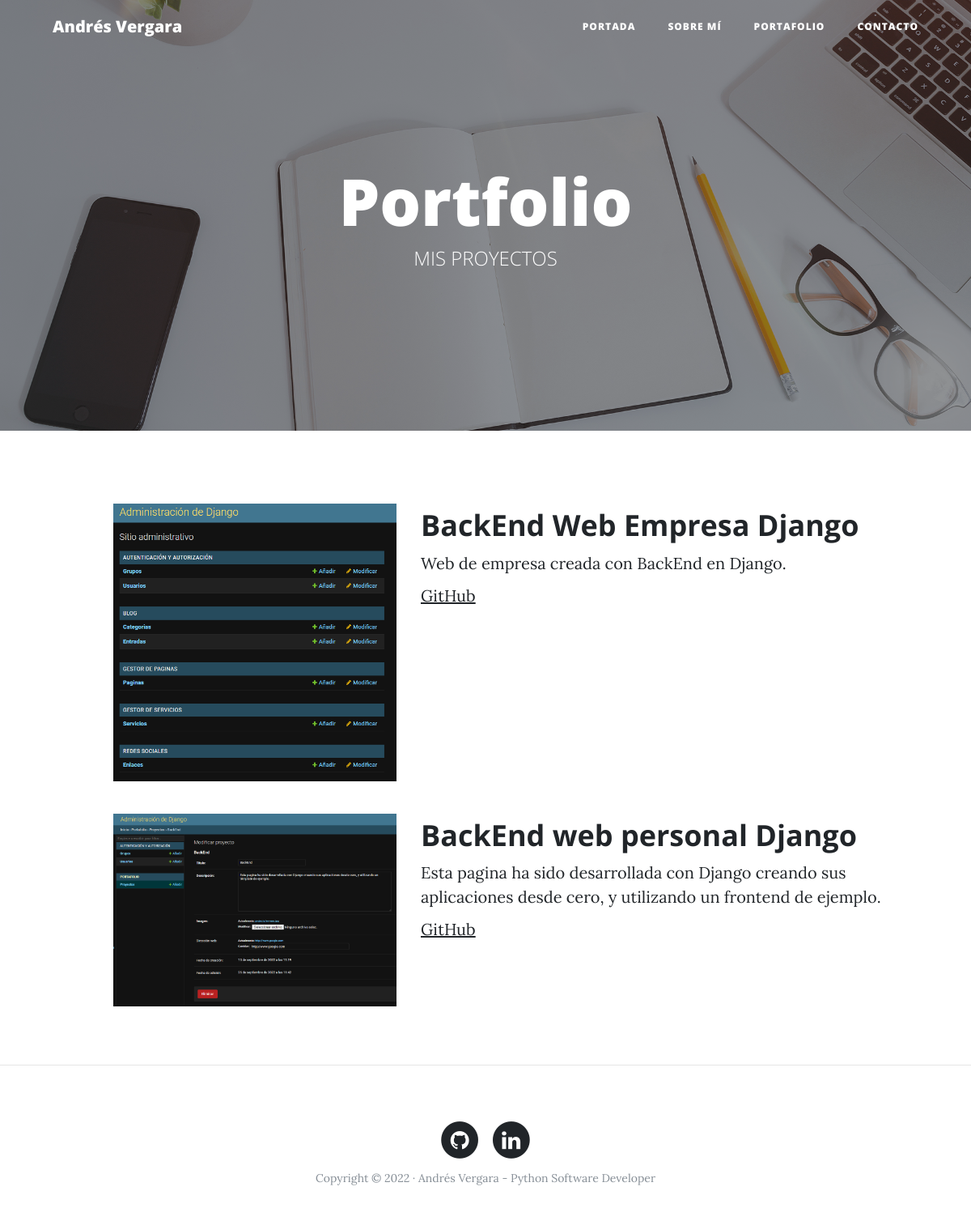
The page /portfolio/ on the database its author committed.
### portfolio/models.py (models this page shows, shortened)
class Project(models.Model):
    title = models.CharField(max_length=200, verbose_name = "titulo")
    description = RichTextField(verbose_name='descripción')
    image = models.ImageField(verbose_name = "imagen", upload_to="projects")
    link = models.URLField(null=True, blank=True, verbose_name = "GitHub")
    created = models.DateTimeField(auto_now_add=True, verbose_name = "fecha de creación")
    updated = models.DateTimeField(auto_now=True, verbose_name = "fecha de edición")
    class Meta:
        verbose_name = "proyecto"
        verbose_name_plural = "proyectos"
        ordering = ["-created"]

### portfolio/views.py (the view)
# urls.py: path('portfolio/', portfolio_views.portfolio, name='portfolio'),
def portfolio(request):
    projects = Project.objects.all()
    return render(request, "portfolio/portfolio.html", {'projects':projects})

### portfolio/templates/portfolio/portfolio.html (shortened to what this page needs)
{% extends 'core/base.html' %}
{% block background %}{% load static %} {% static 'core/img/portfolio-bg.jpg' %}{% endblock %}
{% block headers %}
<h1>Portfolio</h1>
	              <span class="subheading">MIS PROYECTOS</span>
{% endblock %}
{% block content %}
    {% for project in projects%}
        <div class="row project">
            <div class="col-lg-4 col-md-5 offset-lg-1">
                    <img class="img-fluid" src="{{project.image.url}}" alt="">
            </div>
            <div class="col-lg-7 col-md-8">
                <h2 class="section-heading title">{{project.title}}</h2>
                <p>{{project.description}}</p>
                {% if project.link %}
                    <p><a href="{{project.link}}">GitHub</a></p>
                {% endif %}
            </div>
        </div>
    {% endfor %}
{% endblock %}

### rows shown on the page
Project: image (picture), title "BackEnd Web Empresa Django", description "Web de empresa creada con BackEnd en Django."
Project: image (picture), title "BackEnd web personal Django", description "Esta pagina ha sido desarrollada con Django creando sus aplicaciones desde cero, y utilizando un frontend de ejemplo."
